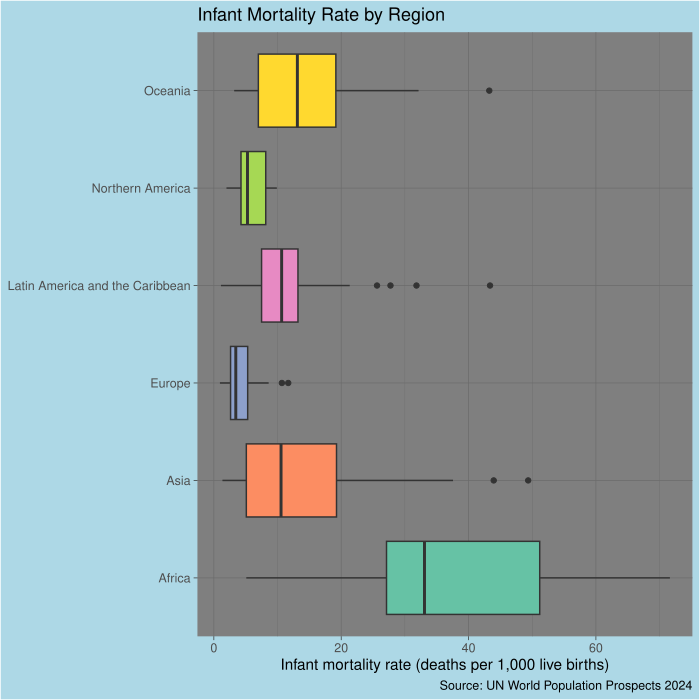

Write the R code that produced this figure.
# 0. a) Complete and run the code to create load the tidyverse package (that 
#    contains ggplot2)
# install.packages("tidyverse")
library(tidyverse)
library(ggforce)
#    b) run the code below to read the data for this exercise from the GitHub repository
world_2023 <- read_csv("https://raw.githubusercontent.com/guyabel/teaching-hku2026-rcourse/refs/heads/main/exercise-data/world_2023.csv")
#    c) check the data by viewing the first few rows of each dataset
# South East Asia, 1950-2023
world_2023
#    d) View the PDF on Github of the correct solutions to the exercise
# browseURL("https://github.com/guyabel/teaching-hku2026-rcourse/blob/main/exercise-solution/ex052_facets.pdf")
##
##
##
# 1. Adapt the boxplot code below (from ex043_scales) to
#    a. use the dark theme
#    b. add a title to the plot ("Infant Mortality Rate by Region")
#    c. add a caption to the plot ("Source: UN World Population Prospects 2024")
#    d. add a label to the x-axis ("Infant mortality rate (deaths per 1,000 live births)")
#    e. remove the y-axis title (Hint: use element_blank() in theme())
#    f. change the background colour of the plot to light blue
ggplot(data = world_2023, mapping = aes(x = imr, y = region_geo, fill = region_geo)) +
  geom_boxplot(show.legend = FALSE) +
  scale_fill_brewer(palette = "Set2") +
  theme_dark() +
  labs(
    title = "Infant Mortality Rate by Region",
    x = "Infant mortality rate (deaths per 1,000 live births)",
    caption = "Source: UN World Population Prospects 2024") +
  theme(axis.title.y = element_blank(), 
        plot.background = element_rect(fill = "lightblue"))
# 2. Adapt the scatter plot code below (from ex043_scales) to
#    a. use the black and white theme
#    b. add a label to the x-axis ("Life expectancy at birth (years)")
#    c. add a label to the y-axis ("Total fertility rate (births per woman)")
#    d. add a label to the size legend ("Population (millions)")
#    e. add a label to the colour legend ("Development group")
#    f. change the font of all text in the plot to serif
ggplot(data = world_2023, 
       mapping = aes(x = e0, y = tfr, size = pop/1e6, colour = grp_develop)) +
  geom_point(shape = 1) +
  scale_size_continuous(range = c(1, 10), breaks = c(1, 10, 100, 500, 1000)) +
  scale_color_discrete(palette = "Dark2") +
  theme_bw() +
  labs(x = "Life expectancy at birth (years)",
       y = "Total fertility rate (births per woman)",
       size = "Population (millions)",
       colour = "Development group") +
  theme(text = element_text(family = "serif"))
